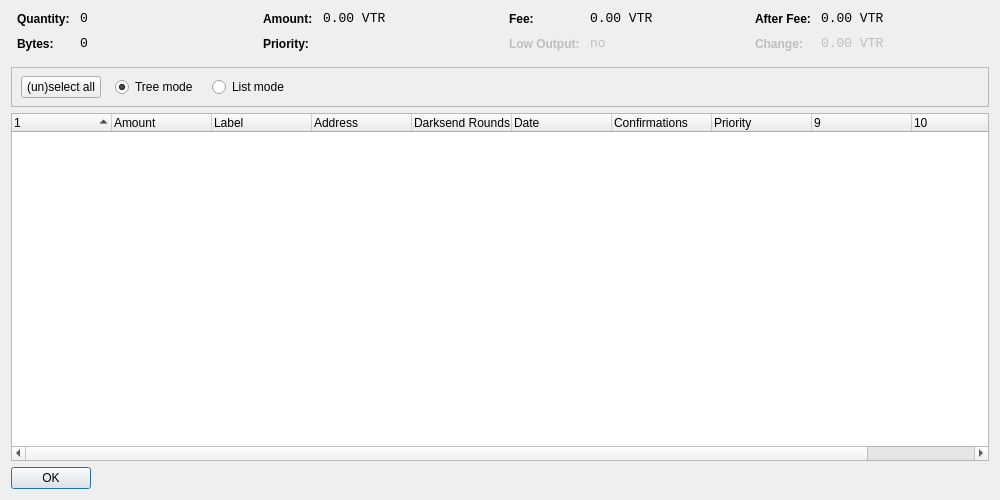
<?xml version="1.0" encoding="UTF-8"?>
<ui version="4.0">
 <class>CoinControlDialog</class>
 <widget class="QDialog" name="CoinControlDialog">
  <property name="geometry">
   <rect>
    <x>0</x>
    <y>0</y>
    <width>1000</width>
    <height>500</height>
   </rect>
  </property>
  <property name="windowTitle">
   <string>Coin Control</string>
  </property>
  <layout class="QVBoxLayout" name="verticalLayout">
   <item>
    <layout class="QHBoxLayout" name="horizontalLayoutTop" stretch="0,0,0,0">
     <property name="topMargin">
      <number>0</number>
     </property>
     <property name="bottomMargin">
      <number>10</number>
     </property>
     <item>
      <layout class="QFormLayout" name="formLayoutCoinControl1">
       <property name="horizontalSpacing">
        <number>10</number>
       </property>
       <property name="verticalSpacing">
        <number>10</number>
       </property>
       <property name="leftMargin">
        <number>6</number>
       </property>
       <property name="rightMargin">
        <number>6</number>
       </property>
       <item row="0" column="0">
        <widget class="QLabel" name="labelCoinControlQuantityText">
         <property name="styleSheet">
          <string notr="true">font-weight:bold;</string>
         </property>
         <property name="text">
          <string>Quantity:</string>
         </property>
        </widget>
       </item>
       <item row="0" column="1">
        <widget class="QLabel" name="labelCoinControlQuantity">
         <property name="font">
          <font>
           <family>Monospace</family>
           <pointsize>10</pointsize>
          </font>
         </property>
         <property name="cursor">
          <cursorShape>IBeamCursor</cursorShape>
         </property>
         <property name="contextMenuPolicy">
          <enum>Qt::ActionsContextMenu</enum>
         </property>
         <property name="text">
          <string notr="true">0</string>
         </property>
         <property name="textInteractionFlags">
          <set>Qt::LinksAccessibleByMouse|Qt::TextSelectableByKeyboard|Qt::TextSelectableByMouse</set>
         </property>
        </widget>
       </item>
       <item row="1" column="0">
        <widget class="QLabel" name="labelCoinControlBytesText">
         <property name="styleSheet">
          <string notr="true">font-weight:bold;</string>
         </property>
         <property name="text">
          <string>Bytes:</string>
         </property>
        </widget>
       </item>
       <item row="1" column="1">
        <widget class="QLabel" name="labelCoinControlBytes">
         <property name="font">
          <font>
           <family>Monospace</family>
           <pointsize>10</pointsize>
          </font>
         </property>
         <property name="cursor">
          <cursorShape>IBeamCursor</cursorShape>
         </property>
         <property name="contextMenuPolicy">
          <enum>Qt::ActionsContextMenu</enum>
         </property>
         <property name="text">
          <string notr="true">0</string>
         </property>
         <property name="textInteractionFlags">
          <set>Qt::LinksAccessibleByMouse|Qt::TextSelectableByKeyboard|Qt::TextSelectableByMouse</set>
         </property>
        </widget>
       </item>
      </layout>
     </item>
     <item>
      <layout class="QFormLayout" name="formLayoutCoinControl2">
       <property name="horizontalSpacing">
        <number>10</number>
       </property>
       <property name="verticalSpacing">
        <number>10</number>
       </property>
       <property name="leftMargin">
        <number>6</number>
       </property>
       <property name="rightMargin">
        <number>6</number>
       </property>
       <item row="0" column="0">
        <widget class="QLabel" name="labelCoinControlAmountText">
         <property name="styleSheet">
          <string notr="true">font-weight:bold;</string>
         </property>
         <property name="text">
          <string>Amount:</string>
         </property>
        </widget>
       </item>
       <item row="0" column="1">
        <widget class="QLabel" name="labelCoinControlAmount">
         <property name="font">
          <font>
           <family>Monospace</family>
           <pointsize>10</pointsize>
          </font>
         </property>
         <property name="cursor">
          <cursorShape>IBeamCursor</cursorShape>
         </property>
         <property name="contextMenuPolicy">
          <enum>Qt::ActionsContextMenu</enum>
         </property>
         <property name="text">
          <string notr="true">0.00 VTR</string>
         </property>
         <property name="textInteractionFlags">
          <set>Qt::LinksAccessibleByMouse|Qt::TextSelectableByKeyboard|Qt::TextSelectableByMouse</set>
         </property>
        </widget>
       </item>
       <item row="1" column="0">
        <widget class="QLabel" name="labelCoinControlPriorityText">
         <property name="styleSheet">
          <string notr="true">font-weight:bold;</string>
         </property>
         <property name="text">
          <string>Priority:</string>
         </property>
        </widget>
       </item>
       <item row="1" column="1">
        <widget class="QLabel" name="labelCoinControlPriority">
         <property name="font">
          <font>
           <family>Monospace</family>
           <pointsize>10</pointsize>
          </font>
         </property>
         <property name="cursor">
          <cursorShape>IBeamCursor</cursorShape>
         </property>
         <property name="contextMenuPolicy">
          <enum>Qt::ActionsContextMenu</enum>
         </property>
         <property name="text">
          <string/>
         </property>
         <property name="textInteractionFlags">
          <set>Qt::LinksAccessibleByMouse|Qt::TextSelectableByKeyboard|Qt::TextSelectableByMouse</set>
         </property>
        </widget>
       </item>
      </layout>
     </item>
     <item>
      <layout class="QFormLayout" name="formLayoutCoinControl3">
       <property name="horizontalSpacing">
        <number>10</number>
       </property>
       <property name="verticalSpacing">
        <number>10</number>
       </property>
       <property name="leftMargin">
        <number>6</number>
       </property>
       <property name="rightMargin">
        <number>6</number>
       </property>
       <item row="0" column="0">
        <widget class="QLabel" name="labelCoinControlFeeText">
         <property name="styleSheet">
          <string notr="true">font-weight:bold;</string>
         </property>
         <property name="text">
          <string>Fee:</string>
         </property>
        </widget>
       </item>
       <item row="0" column="1">
        <widget class="QLabel" name="labelCoinControlFee">
         <property name="font">
          <font>
           <family>Monospace</family>
           <pointsize>10</pointsize>
          </font>
         </property>
         <property name="cursor">
          <cursorShape>IBeamCursor</cursorShape>
         </property>
         <property name="contextMenuPolicy">
          <enum>Qt::ActionsContextMenu</enum>
         </property>
         <property name="text">
          <string notr="true">0.00 VTR</string>
         </property>
         <property name="textInteractionFlags">
          <set>Qt::LinksAccessibleByMouse|Qt::TextSelectableByKeyboard|Qt::TextSelectableByMouse</set>
         </property>
        </widget>
       </item>
       <item row="1" column="0">
        <widget class="QLabel" name="labelCoinControlLowOutputText">
         <property name="enabled">
          <bool>false</bool>
         </property>
         <property name="styleSheet">
          <string notr="true">font-weight:bold;</string>
         </property>
         <property name="text">
          <string>Low Output:</string>
         </property>
        </widget>
       </item>
       <item row="1" column="1">
        <widget class="QLabel" name="labelCoinControlLowOutput">
         <property name="enabled">
          <bool>false</bool>
         </property>
         <property name="font">
          <font>
           <family>Monospace</family>
           <pointsize>10</pointsize>
          </font>
         </property>
         <property name="cursor">
          <cursorShape>IBeamCursor</cursorShape>
         </property>
         <property name="contextMenuPolicy">
          <enum>Qt::ActionsContextMenu</enum>
         </property>
         <property name="text">
          <string notr="true">no</string>
         </property>
         <property name="textInteractionFlags">
          <set>Qt::LinksAccessibleByMouse|Qt::TextSelectableByKeyboard|Qt::TextSelectableByMouse</set>
         </property>
        </widget>
       </item>
      </layout>
     </item>
     <item>
      <layout class="QFormLayout" name="formLayoutCoinControl4">
       <property name="horizontalSpacing">
        <number>10</number>
       </property>
       <property name="verticalSpacing">
        <number>10</number>
       </property>
       <property name="leftMargin">
        <number>6</number>
       </property>
       <property name="rightMargin">
        <number>6</number>
       </property>
       <item row="0" column="0">
        <widget class="QLabel" name="labelCoinControlAfterFeeText">
         <property name="styleSheet">
          <string notr="true">font-weight:bold;</string>
         </property>
         <property name="text">
          <string>After Fee:</string>
         </property>
        </widget>
       </item>
       <item row="0" column="1">
        <widget class="QLabel" name="labelCoinControlAfterFee">
         <property name="font">
          <font>
           <family>Monospace</family>
           <pointsize>10</pointsize>
          </font>
         </property>
         <property name="cursor">
          <cursorShape>IBeamCursor</cursorShape>
         </property>
         <property name="contextMenuPolicy">
          <enum>Qt::ActionsContextMenu</enum>
         </property>
         <property name="text">
          <string notr="true">0.00 VTR</string>
         </property>
         <property name="textInteractionFlags">
          <set>Qt::LinksAccessibleByMouse|Qt::TextSelectableByKeyboard|Qt::TextSelectableByMouse</set>
         </property>
        </widget>
       </item>
       <item row="1" column="0">
        <widget class="QLabel" name="labelCoinControlChangeText">
         <property name="enabled">
          <bool>false</bool>
         </property>
         <property name="styleSheet">
          <string notr="true">font-weight:bold;</string>
         </property>
         <property name="text">
          <string>Change:</string>
         </property>
        </widget>
       </item>
       <item row="1" column="1">
        <widget class="QLabel" name="labelCoinControlChange">
         <property name="enabled">
          <bool>false</bool>
         </property>
         <property name="font">
          <font>
           <family>Monospace</family>
           <pointsize>10</pointsize>
          </font>
         </property>
         <property name="cursor">
          <cursorShape>IBeamCursor</cursorShape>
         </property>
         <property name="contextMenuPolicy">
          <enum>Qt::ActionsContextMenu</enum>
         </property>
         <property name="text">
          <string notr="true">0.00 VTR</string>
         </property>
         <property name="textInteractionFlags">
          <set>Qt::LinksAccessibleByMouse|Qt::TextSelectableByKeyboard|Qt::TextSelectableByMouse</set>
         </property>
        </widget>
       </item>
      </layout>
     </item>
    </layout>
   </item>
   <item>
    <widget class="QFrame" name="frame">
     <property name="minimumSize">
      <size>
       <width>0</width>
       <height>40</height>
      </size>
     </property>
     <property name="frameShape">
      <enum>QFrame::StyledPanel</enum>
     </property>
     <property name="frameShadow">
      <enum>QFrame::Sunken</enum>
     </property>
     <widget class="QWidget" name="horizontalLayoutWidget">
      <property name="geometry">
       <rect>
        <x>10</x>
        <y>0</y>
        <width>781</width>
        <height>41</height>
       </rect>
      </property>
      <layout class="QHBoxLayout" name="horizontalLayoutPanel" stretch="0,0,0,0,0">
       <property name="spacing">
        <number>14</number>
       </property>
       <item>
        <widget class="QPushButton" name="pushButtonSelectAll">
         <property name="sizePolicy">
          <sizepolicy hsizetype="Maximum" vsizetype="Fixed">
           <horstretch>0</horstretch>
           <verstretch>0</verstretch>
          </sizepolicy>
         </property>
         <property name="text">
          <string>(un)select all</string>
         </property>
        </widget>
       </item>
       <item>
        <widget class="QRadioButton" name="radioTreeMode">
         <property name="sizePolicy">
          <sizepolicy hsizetype="Maximum" vsizetype="Fixed">
           <horstretch>0</horstretch>
           <verstretch>0</verstretch>
          </sizepolicy>
         </property>
         <property name="text">
          <string>Tree mode</string>
         </property>
         <property name="checked">
          <bool>true</bool>
         </property>
        </widget>
       </item>
       <item>
        <widget class="QRadioButton" name="radioListMode">
         <property name="sizePolicy">
          <sizepolicy hsizetype="Maximum" vsizetype="Fixed">
           <horstretch>0</horstretch>
           <verstretch>0</verstretch>
          </sizepolicy>
         </property>
         <property name="text">
          <string>List mode</string>
         </property>
        </widget>
       </item>
       <item>
        <spacer name="horizontalSpacer">
         <property name="orientation">
          <enum>Qt::Horizontal</enum>
         </property>
         <property name="sizeHint" stdset="0">
          <size>
           <width>40</width>
           <height>20</height>
          </size>
         </property>
        </spacer>
       </item>
      </layout>
     </widget>
    </widget>
   </item>
   <item>
    <widget class="CoinControlTreeWidget" name="treeWidget">
     <property name="contextMenuPolicy">
      <enum>Qt::CustomContextMenu</enum>
     </property>
     <property name="sortingEnabled">
      <bool>false</bool>
     </property>
     <property name="columnCount">
      <number>11</number>
     </property>
     <attribute name="headerShowSortIndicator" stdset="0">
      <bool>true</bool>
     </attribute>
     <attribute name="headerStretchLastSection">
      <bool>false</bool>
     </attribute>
     <column>
      <property name="text">
       <string/>
      </property>
     </column>
     <column>
      <property name="text">
       <string>Amount</string>
      </property>
     </column>
     <column>
      <property name="text">
       <string>Label</string>
      </property>
     </column>
     <column>
      <property name="text">
       <string>Address</string>
      </property>
     </column>
     <column>
      <property name="text">
       <string>Darksend Rounds</string>
      </property>
    </column>
     <column>
      <property name="text">
       <string>Date</string>
      </property>
     </column>
     <column>
      <property name="text">
       <string>Confirmations</string>
      </property>
      <property name="toolTip">
       <string>Confirmed</string>
      </property>
     </column>
     <column>
      <property name="text">
       <string>Priority</string>
      </property>
     </column>
     <column>
      <property name="text">
       <string/>
      </property>
     </column>
     <column>
      <property name="text">
       <string/>
      </property>
     </column>
     <column>
      <property name="text">
       <string/>
      </property>
     </column>
     <column>
      <property name="text">
       <string/>
      </property>
     </column>
    </widget>
   </item>
   <item>
    <widget class="QDialogButtonBox" name="buttonBox">
     <property name="sizePolicy">
      <sizepolicy hsizetype="Maximum" vsizetype="Fixed">
       <horstretch>0</horstretch>
       <verstretch>0</verstretch>
      </sizepolicy>
     </property>
     <property name="orientation">
      <enum>Qt::Horizontal</enum>
     </property>
     <property name="standardButtons">
      <set>QDialogButtonBox::Ok</set>
     </property>
    </widget>
   </item>
  </layout>
 </widget>
 <customwidgets>
  <customwidget>
   <class>CoinControlTreeWidget</class>
   <extends>QTreeWidget</extends>
   <header>coincontroltreewidget.h</header>
  </customwidget>
 </customwidgets>
 <resources/>
 <connections/>
</ui>
